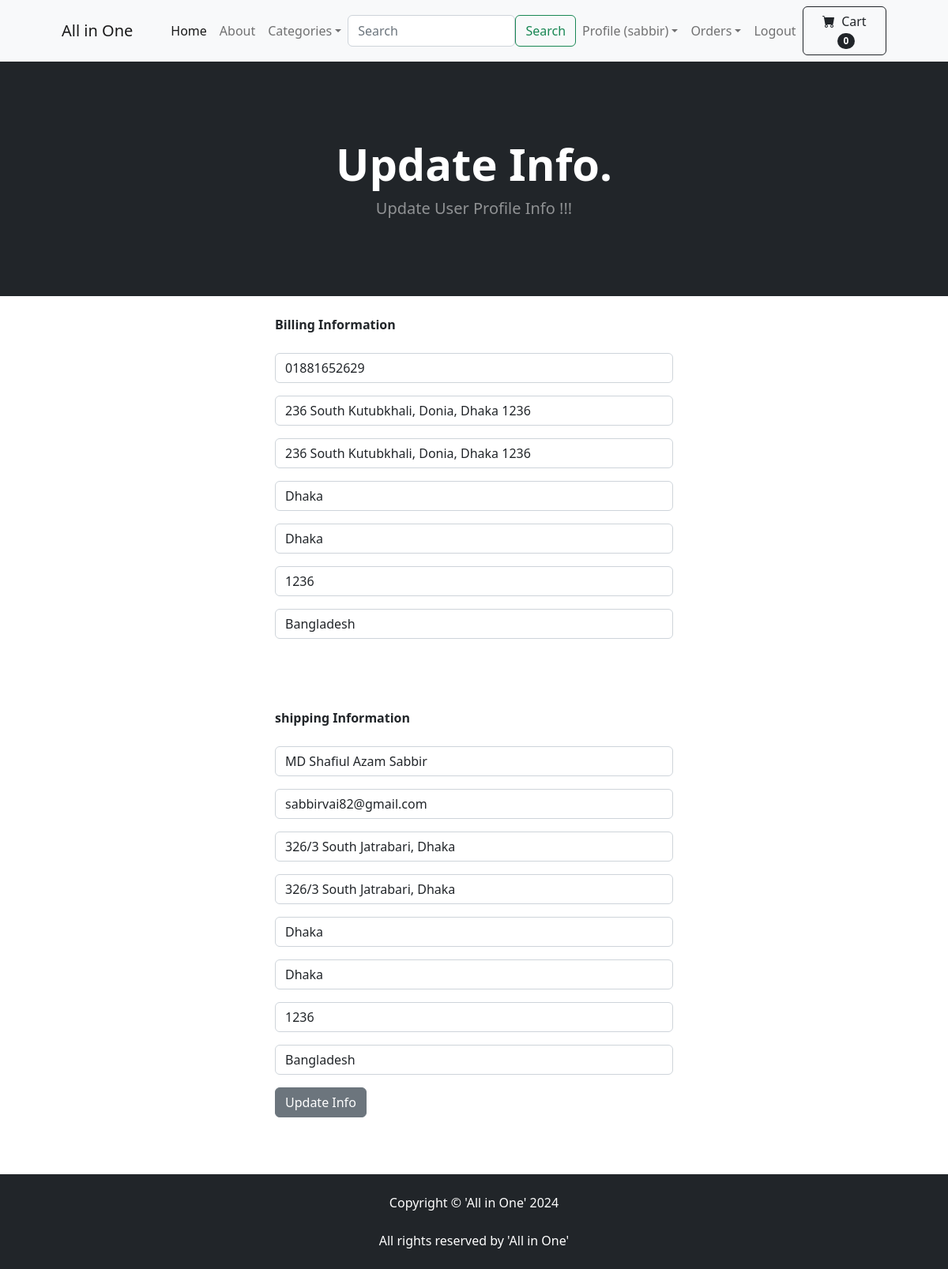
Screenshot of /update_info/ (signed in) with the database file from the repository.
### store/models.py (models this page shows, shortened)
class Profile(models.Model):
    user = models.OneToOneField(User, on_delete=models.CASCADE)
    date_modified = models.DateTimeField(User, auto_now=True)
    phone = models.CharField(max_length=20, blank=True)
    address1 = models.CharField(max_length=200, blank=True)
    address2 = models.CharField(max_length=200, blank=True)
    city = models.CharField(max_length=30, blank=True)
    state = models.CharField(max_length=30, blank=True)
    zipcode = models.CharField(max_length=20, blank=True)
    country = models.CharField(max_length=30, blank=True)
    old_cart = models.CharField(max_length=200, blank=True, null=True)

### payment/models.py (models this page shows, shortened)
class ShippingAddress(models.Model):
    user = models.ForeignKey(User, on_delete=models.CASCADE, null=True, blank=True)
    shipping_full_name = models.CharField(max_length=200)
    shipping_email = models.CharField(max_length=200)
    shipping_address1 = models.CharField(max_length=200)
    shipping_address2 = models.CharField(max_length=200,null=True, blank=True)
    shipping_city = models.CharField(max_length=200)
    shipping_state = models.CharField(max_length=200, null=True, blank=True)
    shipping_zipcode = models.CharField(max_length=200, null=True, blank=True)
    shipping_country = models.CharField(max_length=200)
    class Meta:
        verbose_name = "Shipping Address"

### store/views.py (the view)
# urls.py: path('update_info/', views.update_info, name = 'update_info'),
def update_info(request):
    if request.user.is_authenticated:
        current_user = Profile.objects.get(user__id=request.user.id)
        shipping_user = ShippingAddress.objects.get(user__id=request.user.id)
        form = UserInfoForm(request.POST or None, instance=current_user)
        shipping_form = ShippingForm(request.POST or None, instance=shipping_user)
        if form.is_valid() or shipping_form.is_valid():
            form.save()
            shipping_form.save()
            messages.success(request, "Your Profile Info has been Updated Successfully !!!")
            return redirect('home')
        return render(request, 'update_info.html', {'form': form, 'shipping_form': shipping_form})
    else:
        messages.success(request, "You must be logged in to view that page !!!")
        return redirect('home')

### store/forms.py
class UserInfoForm(forms.ModelForm):
    phone = forms.CharField(label="", widget=forms.TextInput(attrs={'class': 'form-control', 'placeholder': 'Phone Number'}), required=True)
    address1 = forms.CharField(label="", widget=forms.TextInput(attrs={'class': 'form-control', 'placeholder': 'Address 1'}), required=False)
    address2 = forms.CharField(label="", widget=forms.TextInput(attrs={'class': 'form-control', 'placeholder': 'Address 2'}), required=False)
    city = forms.CharField(label="", widget=forms.TextInput(attrs={'class': 'form-control', 'placeholder': 'City'}), required=False)
    state = forms.CharField(label="", widget=forms.TextInput(attrs={'class': 'form-control', 'placeholder': 'State'}), required=False)
    zipcode = forms.CharField(label="", widget=forms.TextInput(attrs={'class': 'form-control', 'placeholder': 'Zipcode'}), required=False)
    country = forms.CharField(label="", widget=forms.TextInput(attrs={'class': 'form-control', 'placeholder': 'Country'}), required=False)
    class Meta:
        model = Profile
        fields = ('phone', 'address1', 'address2', 'city', 'state', 'zipcode', 'country')

### cart/cart.py (called while the page is built)
    def __len__(self):
        return len(self.cart)

### cart/context_processors.py (called while the page is built)
def cart(request):
    return {'cart': Cart(request)}

### store/templates/update_info.html (shortened to what this page needs)
{% extends 'base.html' %}
{% load static %}
{% block content %}
<header class="bg-dark py-5">
    <div class="container px-4 px-lg-5 my-5">
        <div class="text-center text-white">
            <h1 class="display-4 fw-bolder">Update Info.</h1>
            <p class="lead fw-normal text-white-50 mb-0">Update User Profile Info !!!</p>
        </div>
    </div>
</header>
<br/>
<div class="container px-4 px-lg-5 w-50">
    <form method="post" action="{% url 'update_info' %}">
        <strong>Billing Information</strong><br/><br/>
        {{ form.as_p }}
        <br/> <br/><br/>
        <strong>shipping Information</strong><br/><br/>
        {{ shipping_form.as_p }}
        <button type="submit" class="btn btn-secondary ">Update Info</button>
    </form>
    <br><br/>
</div>
<br/>
{% endblock %}

### store/templates/navbar.html (shortened to what this page needs)
<nav class="navbar navbar-expand-lg navbar-light bg-light">
    <div class="container px-4 px-lg-5">
        <a class="navbar-brand" href="{% url 'home' %}">All in One</a>
        <div class="collapse navbar-collapse" id="navbarSupportedContent">
            <ul class="navbar-nav me-auto mb-2 mb-lg-0 ms-lg-4">
                <li class="nav-item"><a class="nav-link active" aria-current="page" href="{% url 'home' %}">Home</a></li>
                <li class="nav-item"><a class="nav-link" href="{% url 'about' %}">About</a></li>
                <li class="nav-item dropdown">
                    <a class="nav-link dropdown-toggle"
                    id="navbarDropdown" href="#" role="button"
                    data-bs-toggle="dropdown" aria-expanded="false">Categories</a>
                </li>
                <form class="d-flex" role="search" action="{% url 'search' %}" method="POST">
                    <input class="form-control mr-sm-2" type="search" placeholder="Search" aria-label="Search" name="searched">
                    <button class="btn btn-outline-success my-2 my-sm-0" type="submit">Search</button>
                </form>
                {% if user.is_authenticated %}
                    <li class="nav-item dropdown">
                        <a class="nav-link dropdown-toggle"
                        id="navbarDropdown" href="#" role="button"
                        data-bs-toggle="dropdown" aria-expanded="false">Profile ({{user.username}})</a>
                    </li>
                    {% if user.is_superuser %}
                        <li class="nav-item dropdown">
                            <a class="nav-link dropdown-toggle"
                            id="navbarDropdown" href="#" role="button"
                            data-bs-toggle="dropdown" aria-expanded="false">Orders</a>
                        </li>
                    {% endif %}
                    <li class="nav-item"><a class="nav-link" href="{% url 'logout' %}"> Logout</a></li>
                {% else %}
                    <li class="nav-item"><a class="nav-link" href="{% url 'login' %}">Login</a></li>
                    <li class="nav-item"><a class="nav-link" href="{% url 'register' %}">Register</a></li>
                {% endif %}
            </ul>
            <form class="d-flex">
                <a  href="{% url 'cart_summary' %}" class="btn btn-outline-dark" type="submit">
                    <i class="bi-cart-fill me-1"></i>
                    Cart
                    <span class="badge bg-dark text-white ms-1 rounded-pill"
                    id="cart_quantity">{{cart|length}}</span>
                </a>
            </form>
        </div>
    </div>
</nav>

### rows the page displays
Profile: phone "01881652629", address1 "236 South Kutubkhali, Donia, Dhaka 1236", address2 "236 South Kutubkhali, Donia, Dhaka 1236", city "Dhaka", state "Dhaka", zipcode "1236", country "Bangladesh"
ShippingAddress: shipping_full_name "MD Shafiul Azam Sabbir", shipping_email "sabbirvai82@gmail.com", shipping_address1 "326/3 South Jatrabari, Dhaka", shipping_address2 "326/3 South Jatrabari, Dhaka", shipping_city "Dhaka", shipping_state "Dhaka", shipping_zipcode "1236", shipping_country "Bangladesh"

### other values shown
{{ user.username }} "sabbir"
{{ cart|length }} "0"
